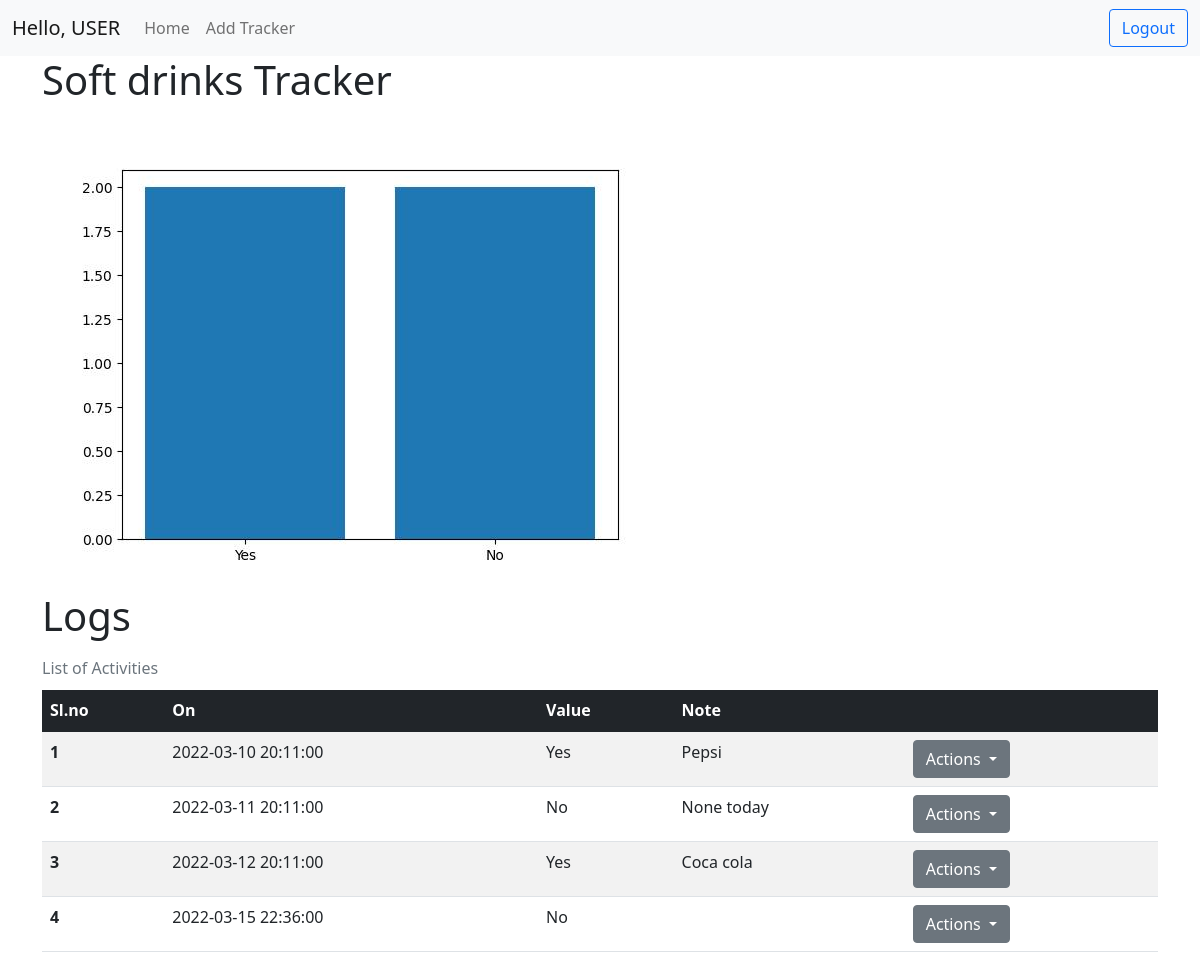
Page /tracker/4/overview on the committed database.
### application/models.py (models this page shows)
class Tracker(db.Model):
    __tablename__ = "tracker"
    id = db.Column(db.Integer, primary_key=True, autoincrement=True)
    name = db.Column(db.String, nullable=False)
    description = db.Column(db.String)
    type = db.Column(db.Integer, nullable=False)
    settings = db.Column(db.String)
    user_id = db.Column(db.Integer, nullable=False)

class Activity(db.Model):
    __tablename__ = "activity"
    id = db.Column(db.Integer, primary_key=True, autoincrement=True)
    timestamp = db.Column(db.DateTime, nullable=False)
    value = db.Column(db.String, nullable=False)
    note = db.Column(db.String, nullable=False)
    tracker_id = db.Column(db.Integer, db.ForeignKey("tracker.id"), nullable=False)

### app.py (the view)
@app.route("/tracker/<int:tid>/overview", methods=["GET"])
def tracker_overview(tid):
    if request.method == "GET":
        tracker, activities = getTrackerData(tid)
        return render_template(
            "tracker_overview.html",
            tracker=tracker,
            activities=activities,
            base64Img=getBase64ImgStr(tracker, activities),
        )

### app.py (called while the page is built)
@app.after_request
def after_request(response):
    header = response.headers
    header["Access-Control-Allow-Origin"] = "*"
    return response

@app.after_request
def after_request(response):
    header = response.headers
    header["Access-Control-Allow-Origin"] = "*"
    return response

def getTracker(tid):
    tracker = Tracker.query.filter(Tracker.id == tid).first()
    return tracker

def getTrackerData(tid):
    tracker = getTracker(tid)
    activities = (
        db.session.query(Activity)
        .filter(Activity.tracker_id == tid)
        .order_by(Activity.timestamp)
        .all()
    )
    return tracker, activities

def getBase64ImgStr(tracker, activities):
    if len(activities) > 0:
        plt.figure()
        if tracker.type == TRACKERTYPE.Numeric.value:
            return getBase64LineChartImg(activities)
        elif tracker.type == TRACKERTYPE.Multi.value:
            return getBase64PieChart(activities)
        elif tracker.type == TRACKERTYPE.Time_Duration.value:
            return getBase64BarChart(activities)
        elif tracker.type == TRACKERTYPE.Bool.value:
            return getBase64BoolBarChart(activities)

def getBase64BoolBarChart(activities):
    x = ["Yes", "No"]
    yesCount = 0
    NoCount = 0
    for a in activities:
        if a.value == "1":
            yesCount += 1
        else:
            NoCount += 1
    plt.bar(x, [yesCount, NoCount])
    return getBase64Img()

def getBase64Img():
    my_stringIObytes = io.BytesIO()
    plt.savefig(my_stringIObytes, format="jpg")
    my_stringIObytes.seek(0)
    imgStr = base64.b64encode(my_stringIObytes.read())
    return imgStr.decode()

### templates/tracker_overview.html (shortened to what this page needs)
<!DOCTYPE html>
<html>
{% include './head_content.html' %}
<body>
    {% include './navbar.html' %}
    <div class="container">
        <h1>{{ tracker.name }} Tracker</h1>
        {% if base64Img %}
        <div id="chart">
            <img />
        </div>
        <h1>Logs</h1>
        <table class="table table-striped table-hover caption-top">
            <caption>List of Activities</caption>
            <thead class="table-dark">
                <tr>
                    <th scope="col">Sl.no</th>
                    <th scope="col">On</th>
                    <th scope="col">Value</th>
                    <th scope="col">Note</th>
                    <th scope="col"></th>
                </tr>
            </thead>
            <tbody>
                {% for a in activities %}
                <tr>
                    <th scope="row"> {{ loop.index }}</th>
                    <td>{{ a.timestamp }}</td>
                    <td>
                        {%if tracker.type == 3%}
                        {% set timevalues = a.value.split(',') %}
                        {{timevalues[0]}} Hrs {{timevalues[1]}} Min {{timevalues[2]}} Sec
                        {%elif tracker.type == 4%}
                            {% if a.value == '1' %}
                                Yes
                            {% else %}
                                No
                            {% endif %}
                        {% else %}
                        {{ a.value }}
                        {% endif %}
                    </td>
                    <td>{{ a.note }}</td>
                    <td>
                        <div class="dropdown">
                            <a class="btn btn-secondary dropdown-toggle" href="#" role="button" id="dropdownMenuLink"
                                data-bs-toggle="dropdown" aria-expanded="false">
                                Actions
                            </a>
                        </div>
                    </td>
                </tr>
                {% endfor %}
            </tbody>
        </table>
        {% else %}
        <h5>There are no logs for this tracker yet</h5>
        {% endif %}
    </div>
</body>
</html>

### rows in the picture
Tracker: name "Soft drinks"
Activity: timestamp "2022-03-10 20:11:00", value "Yes", note "Pepsi"
Activity: timestamp "2022-03-11 20:11:00", value "No", note "None today"
Activity: timestamp "2022-03-12 20:11:00", value "Yes", note "Coca cola"
Activity: timestamp "2022-03-15 22:36:00", value "No"
